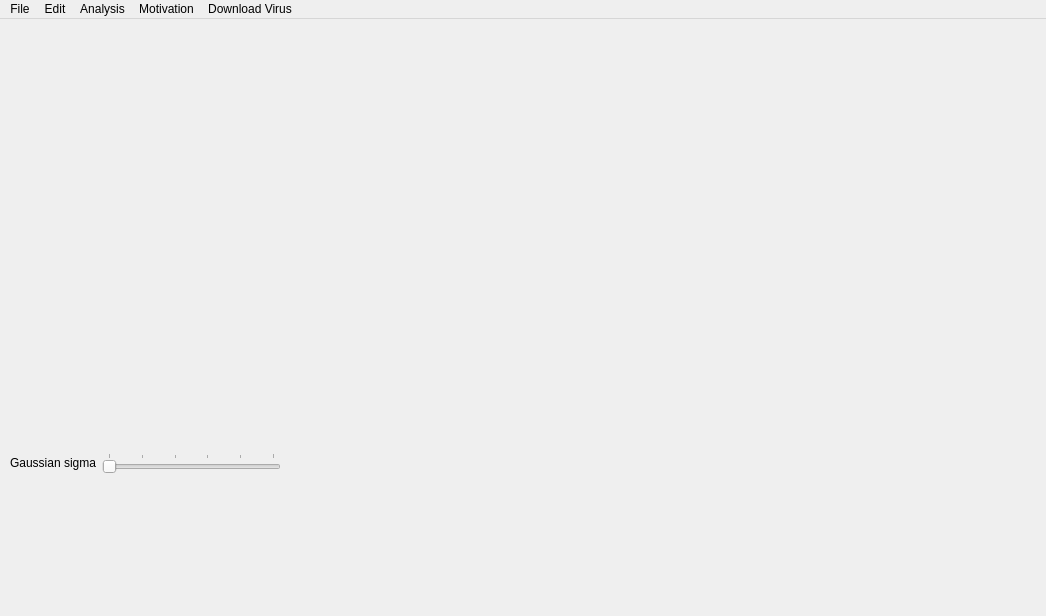
<?xml version="1.0" encoding="UTF-8"?>
<ui version="4.0">
 <class>MainWindow</class>
 <widget class="QMainWindow" name="MainWindow">
  <property name="geometry">
   <rect>
    <x>0</x>
    <y>0</y>
    <width>1046</width>
    <height>616</height>
   </rect>
  </property>
  <property name="windowTitle">
   <string>MainWindow</string>
  </property>
  <widget class="QWidget" name="centralwidget">
   <widget class="QWidget" name="scanImageWidget" native="true">
    <property name="geometry">
     <rect>
      <x>10</x>
      <y>10</y>
      <width>512</width>
      <height>384</height>
     </rect>
    </property>
    <property name="autoFillBackground">
     <bool>false</bool>
    </property>
    <property name="styleSheet">
     <string notr="true"/>
    </property>
   </widget>
   <widget class="QWidget" name="correlationWidget" native="true">
    <property name="geometry">
     <rect>
      <x>522</x>
      <y>10</y>
      <width>512</width>
      <height>386</height>
     </rect>
    </property>
   </widget>
   <widget class="QWidget" name="widget" native="true">
    <property name="geometry">
     <rect>
      <x>10</x>
      <y>404</y>
      <width>271</width>
      <height>81</height>
     </rect>
    </property>
    <layout class="QGridLayout" name="gridLayout">
     <item row="0" column="2">
      <widget class="QLabel" name="gaussianLabel">
       <property name="text">
        <string>Gaussian sigma</string>
       </property>
      </widget>
     </item>
     <item row="0" column="3">
      <widget class="QSlider" name="gaussianSlider">
       <property name="maximum">
        <number>5</number>
       </property>
       <property name="pageStep">
        <number>2</number>
       </property>
       <property name="sliderPosition">
        <number>0</number>
       </property>
       <property name="orientation">
        <enum>Qt::Horizontal</enum>
       </property>
       <property name="invertedAppearance">
        <bool>false</bool>
       </property>
       <property name="invertedControls">
        <bool>false</bool>
       </property>
       <property name="tickPosition">
        <enum>QSlider::TicksAbove</enum>
       </property>
       <property name="tickInterval">
        <number>1</number>
       </property>
      </widget>
     </item>
    </layout>
   </widget>
  </widget>
  <widget class="QMenuBar" name="menubar">
   <property name="geometry">
    <rect>
     <x>0</x>
     <y>0</y>
     <width>1046</width>
     <height>37</height>
    </rect>
   </property>
   <widget class="QMenu" name="menuFile">
    <property name="title">
     <string>File</string>
    </property>
    <addaction name="actionOpen_File"/>
    <addaction name="actionExit"/>
   </widget>
   <widget class="QMenu" name="menuAnalysis">
    <property name="title">
     <string>Analysis</string>
    </property>
    <widget class="QMenu" name="menuDefine_ROI">
     <property name="title">
      <string>Define ROI</string>
     </property>
     <addaction name="actionRectangularROI"/>
     <addaction name="actionEllipsoidalROI"/>
    </widget>
    <addaction name="menuDefine_ROI"/>
    <addaction name="actionPerform_Cross_Correlation"/>
    <addaction name="actionRevert_to_Original"/>
   </widget>
   <widget class="QMenu" name="menuMotivation">
    <property name="title">
     <string>Motivation</string>
    </property>
    <addaction name="actionPlay_GDR_worker_s_songs"/>
   </widget>
   <widget class="QMenu" name="menuDownload_Virus">
    <property name="title">
     <string>Download Virus</string>
    </property>
   </widget>
   <widget class="QMenu" name="menuEdit">
    <property name="title">
     <string>Edit</string>
    </property>
    <addaction name="actionUndo"/>
    <addaction name="actionRevert_to_Original_2"/>
   </widget>
   <addaction name="menuFile"/>
   <addaction name="menuEdit"/>
   <addaction name="menuAnalysis"/>
   <addaction name="menuMotivation"/>
   <addaction name="menuDownload_Virus"/>
  </widget>
  <action name="actionOpen_File">
   <property name="text">
    <string>Open File</string>
   </property>
   <property name="shortcut">
    <string>Ctrl+O</string>
   </property>
  </action>
  <action name="actionExit">
   <property name="text">
    <string>Exit</string>
   </property>
  </action>
  <action name="actionPerform_Cross_Correlation">
   <property name="text">
    <string>Perform Cross-Correlation</string>
   </property>
  </action>
  <action name="actionRectangularROI">
   <property name="text">
    <string>Rectangular</string>
   </property>
  </action>
  <action name="actionPlay_GDR_worker_s_songs">
   <property name="text">
    <string>Play GDR worker's songs</string>
   </property>
  </action>
  <action name="actionEllipsoidalROI">
   <property name="text">
    <string>Ellipsoidal</string>
   </property>
  </action>
  <action name="actionRevert_to_Original">
   <property name="text">
    <string>Revert to Original</string>
   </property>
  </action>
  <action name="actionUndo">
   <property name="text">
    <string>Undo</string>
   </property>
  </action>
  <action name="actionRevert_to_Original_2">
   <property name="text">
    <string>Revert to Original</string>
   </property>
  </action>
 </widget>
 <resources/>
 <connections/>
</ui>
